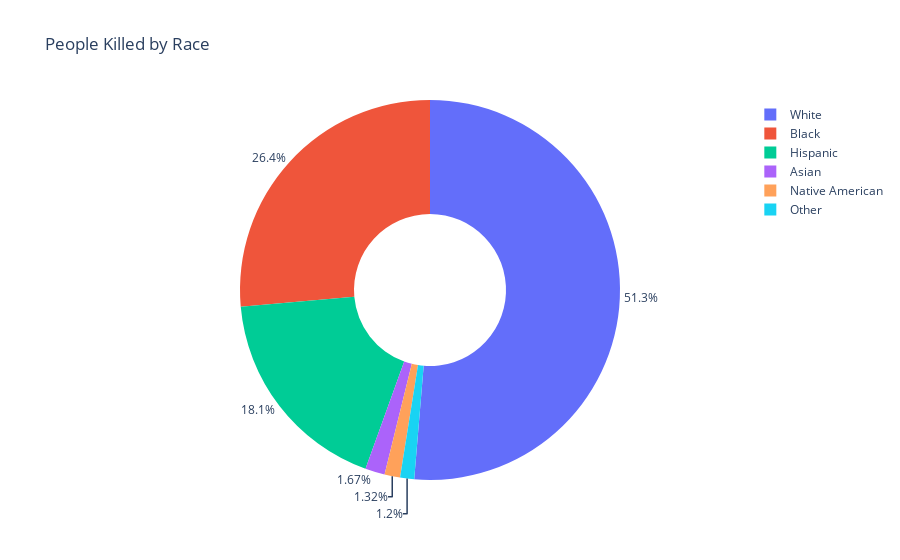

This figure's notebook cell:
### Code cell
donut_killed = px.pie(labels=['White', 'Black', 'Hispanic', 'Asian', 'Native American', 'Other'], 
               values=df_killbyrace.values, 
               title='People Killed by Race', 
               names=['White', 'Black', 'Hispanic', 'Asian', 'Native American', 'Other'], 
               hole=0.4)
donut_killed.update_traces(textposition='outside', textinfo='percent', textfont_size=12)
donut_killed.show()

### Figure 1 — Plotly figure (JSON) as saved in the notebook; plotly's stock layout.template omitted (floating-point values rounded to 4 significant figures)
{"data": [{"domain": {"x": [0, 1], "y": [0, 1]}, "hole": 0.4, "hovertemplate": "label=%{label}<br>value=%{value}<extra></extra>", "labels": ["White", "Black", "Hispanic", "Asian", "Native American", "Other"], "legendgroup": "", "name": "", "showlegend": true, "textfont": {"size": 12}, "textinfo": "percent", "textposition": "outside", "type": "pie", "values": [1201, 618, 423, 39, 31, 28]}], "layout": {"autosize": true, "legend": {"tracegroupgap": 0}, "title": {"text": "People Killed by Race"}}}
